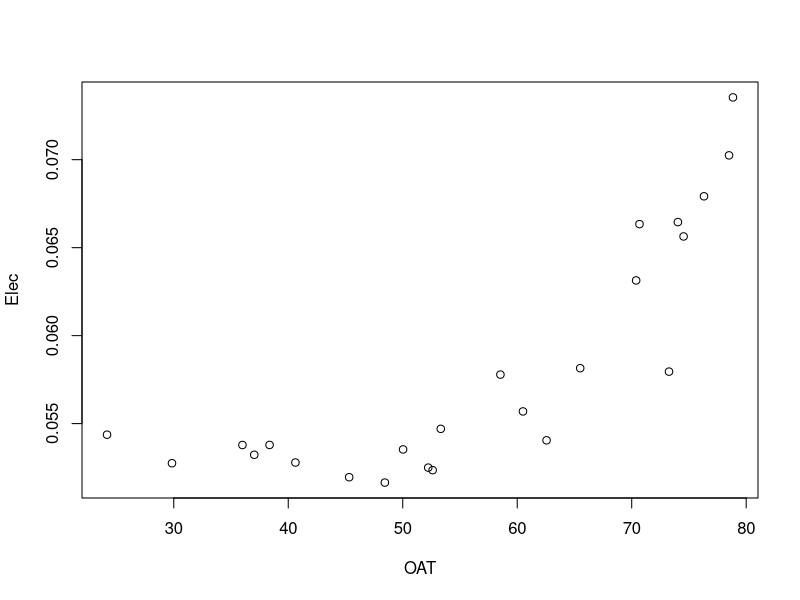
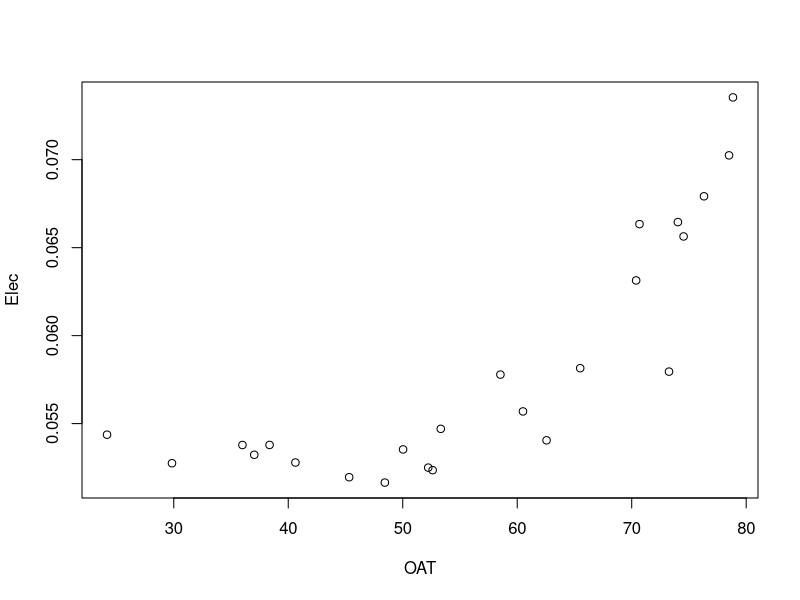

Write the R code that produced these figures, in order.
## ---- chunk 1

library(segmented)
options(scipen = 999)

gold <- read.csv("./gold.csv", header = T)
head(gold)
str(gold)
df0 <- gold[c("OAT", "Elec")]
plot(df0)

#### Clusters
df0 <- gold[c("OAT", "Elec")]
plot(df0)
